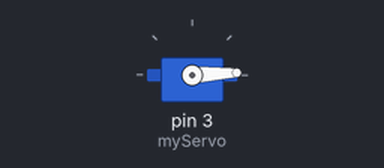
A sketch run on a simulated Arduino Uno, built with avr-gcc and run on an emulated ATmega328P. On the bench: servo.

Above: at 0.05 s.
At 1.1 s:
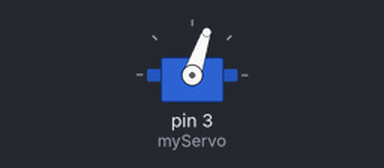
At 2.2 s:
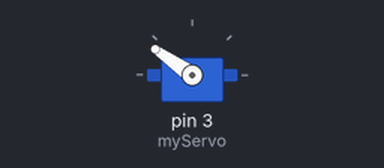
At 4.35 s:
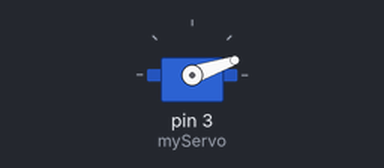
Timing chart, 0 to 5.9 s (numbered marks = the images above):
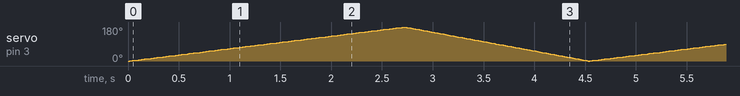

The sketch:

Servo-Spec1.ino
```cpp
#include <Servo.h>
Servo myServo;
int angle = 0;
static unsigned long tit;
void setup() {
  Serial.begin(9600);
  myServo.attach(3);
}

void loop() {
  // scan from 0 to 180 degrees
  tit = millis();
  //static unsigned long tit2;
  for(int i=0;i<10;i++)
  {
    for(angle = 0; angle < 180; angle++)
  {
    myServo.write(angle);
    delay(15);
  }
  // now scan back from 180 to 0 degrees
  for(angle = 180; angle > 0; angle--)
  {
    myServo.write(angle);
    delay(10);
  }
  }
  Serial.println(millis()-tit);


}
```
